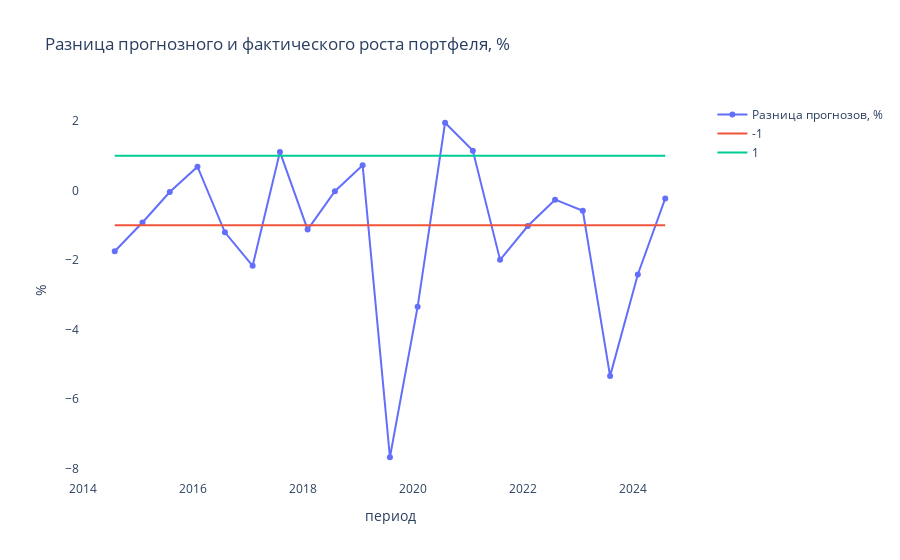

Source (notebook cell):
### Code cell
fig = go.Figure()
fig.add_trace(go.Scatter(y=data_portfel["future_income"]-data_portfel["fact_income"], x=data_portfel["period"], mode="lines+markers", name="Разница прогнозов, %"))
fig.add_trace(go.Scatter(y=[-1,-1,-1,-1,-1,-1,-1,-1,-1,-1,-1,-1,-1,-1,-1,-1,-1,-1,-1,-1,-1,-1], x=data_portfel["period"], mode="lines", name="-1"))
fig.add_trace(go.Scatter(y=[1,1,1,1,1,1,1,1,1,1,1,1,1,1,1,1,1,1,1,1,1,1], x=data_portfel["period"], mode="lines", name="1"))
fig.update_layout(
        title="Разница прогнозного и фактического роста портфеля, %",
        xaxis_title="период",
        yaxis_title="%",
        plot_bgcolor="white",
        xaxis=dict(showgrid=True),
        yaxis=dict(showgrid=True),
    )
fig.show()

### Figure 1 — Plotly figure (JSON) as saved in the notebook; plotly's stock layout.template omitted (floating-point values rounded to 4 significant figures)
{"data": [{"mode": "lines+markers", "name": "Разница прогнозов, %", "type": "scatter", "x": ["2014-07-31", "2015-01-31", "2015-07-31", "2016-01-31", "2016-07-31", "2017-01-31", "2017-07-31", "2018-01-31", "2018-07-31", "2019-01-31", "2019-07-31", "2020-01-31", "2020-07-31", "2021-01-31", "2021-07-31", "2022-01-31", "2022-07-31", "2023-01-31", "2023-07-31", "2024-01-31", "2024-07-31"], "y": [-1.746, -0.9189, -0.04021, 0.6894, -1.201, -2.166, 1.114, -1.122, -0.01641, 0.7287, -7.678, -3.342, 1.954, 1.151, -1.995, -1.021, -0.2611, -0.5794, -5.342, -2.416, -0.2247]}, {"mode": "lines", "name": "-1", "type": "scatter", "x": ["2014-07-31", "2015-01-31", "2015-07-31", "2016-01-31", "2016-07-31", "2017-01-31", "2017-07-31", "2018-01-31", "2018-07-31", "2019-01-31", "2019-07-31", "2020-01-31", "2020-07-31", "2021-01-31", "2021-07-31", "2022-01-31", "2022-07-31", "2023-01-31", "2023-07-31", "2024-01-31", "2024-07-31"], "y": [-1, -1, -1, -1, -1, -1, -1, -1, -1, -1, -1, -1, -1, -1, -1, -1, -1, -1, -1, -1, -1, -1]}, {"mode": "lines", "name": "1", "type": "scatter", "x": ["2014-07-31", "2015-01-31", "2015-07-31", "2016-01-31", "2016-07-31", "2017-01-31", "2017-07-31", "2018-01-31", "2018-07-31", "2019-01-31", "2019-07-31", "2020-01-31", "2020-07-31", "2021-01-31", "2021-07-31", "2022-01-31", "2022-07-31", "2023-01-31", "2023-07-31", "2024-01-31", "2024-07-31"], "y": [1, 1, 1, 1, 1, 1, 1, 1, 1, 1, 1, 1, 1, 1, 1, 1, 1, 1, 1, 1, 1, 1]}], "layout": {"plot_bgcolor": "white", "title": {"text": "Разница прогнозного и фактического роста портфеля, %"}, "xaxis": {"showgrid": true, "title": {"text": "период"}}, "yaxis": {"showgrid": true, "title": {"text": "%"}}}}
